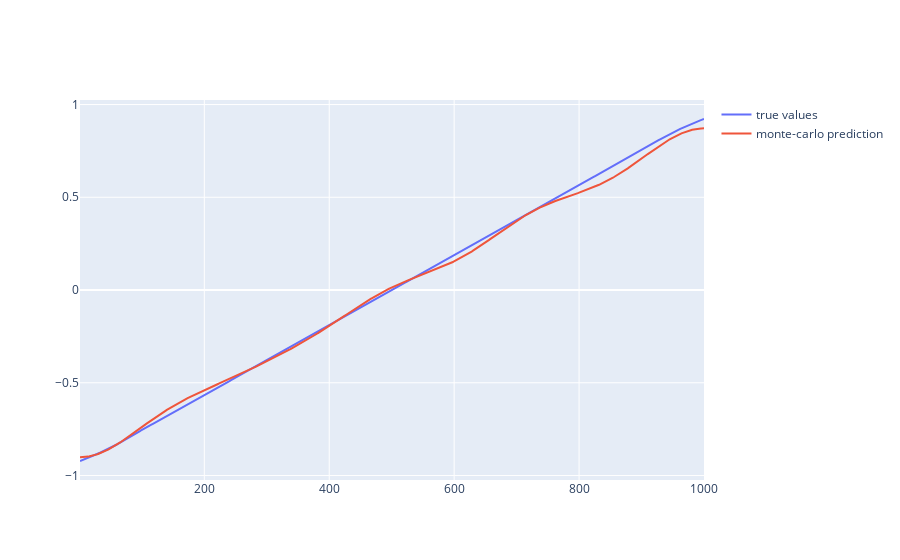

Notebook code cell kept with this figure:
### Code cell
fig = go.Figure()
s = list(range(1000))
fig.add_trace(
    go.Scatter(x=[i + 1 for i in s], y=true_values, mode="lines", name="true values")
)
fig.add_trace(
    go.Scatter(
        x=[i + 1 for i in s],
        y=[agent.predict(i) for i in s],
        mode="lines",
        name="monte-carlo prediction",
    )
)
fig.show()

### Figure 1 — Plotly figure (JSON) as saved in the notebook; plotly's stock layout.template omitted (floating-point values rounded to 4 significant figures; data arrays with more than 128 entries replaced by an {"elided": "..."} marker saying what was removed)
{"data": [{"mode": "lines", "name": "true values", "type": "scatter", "x": {"elided": "1000 int values"}, "y": {"elided": "1000 float values"}}, {"mode": "lines", "name": "monte-carlo prediction", "type": "scatter", "x": {"elided": "1000 int values"}, "y": {"elided": "1000 float values"}}], "layout": {}}
